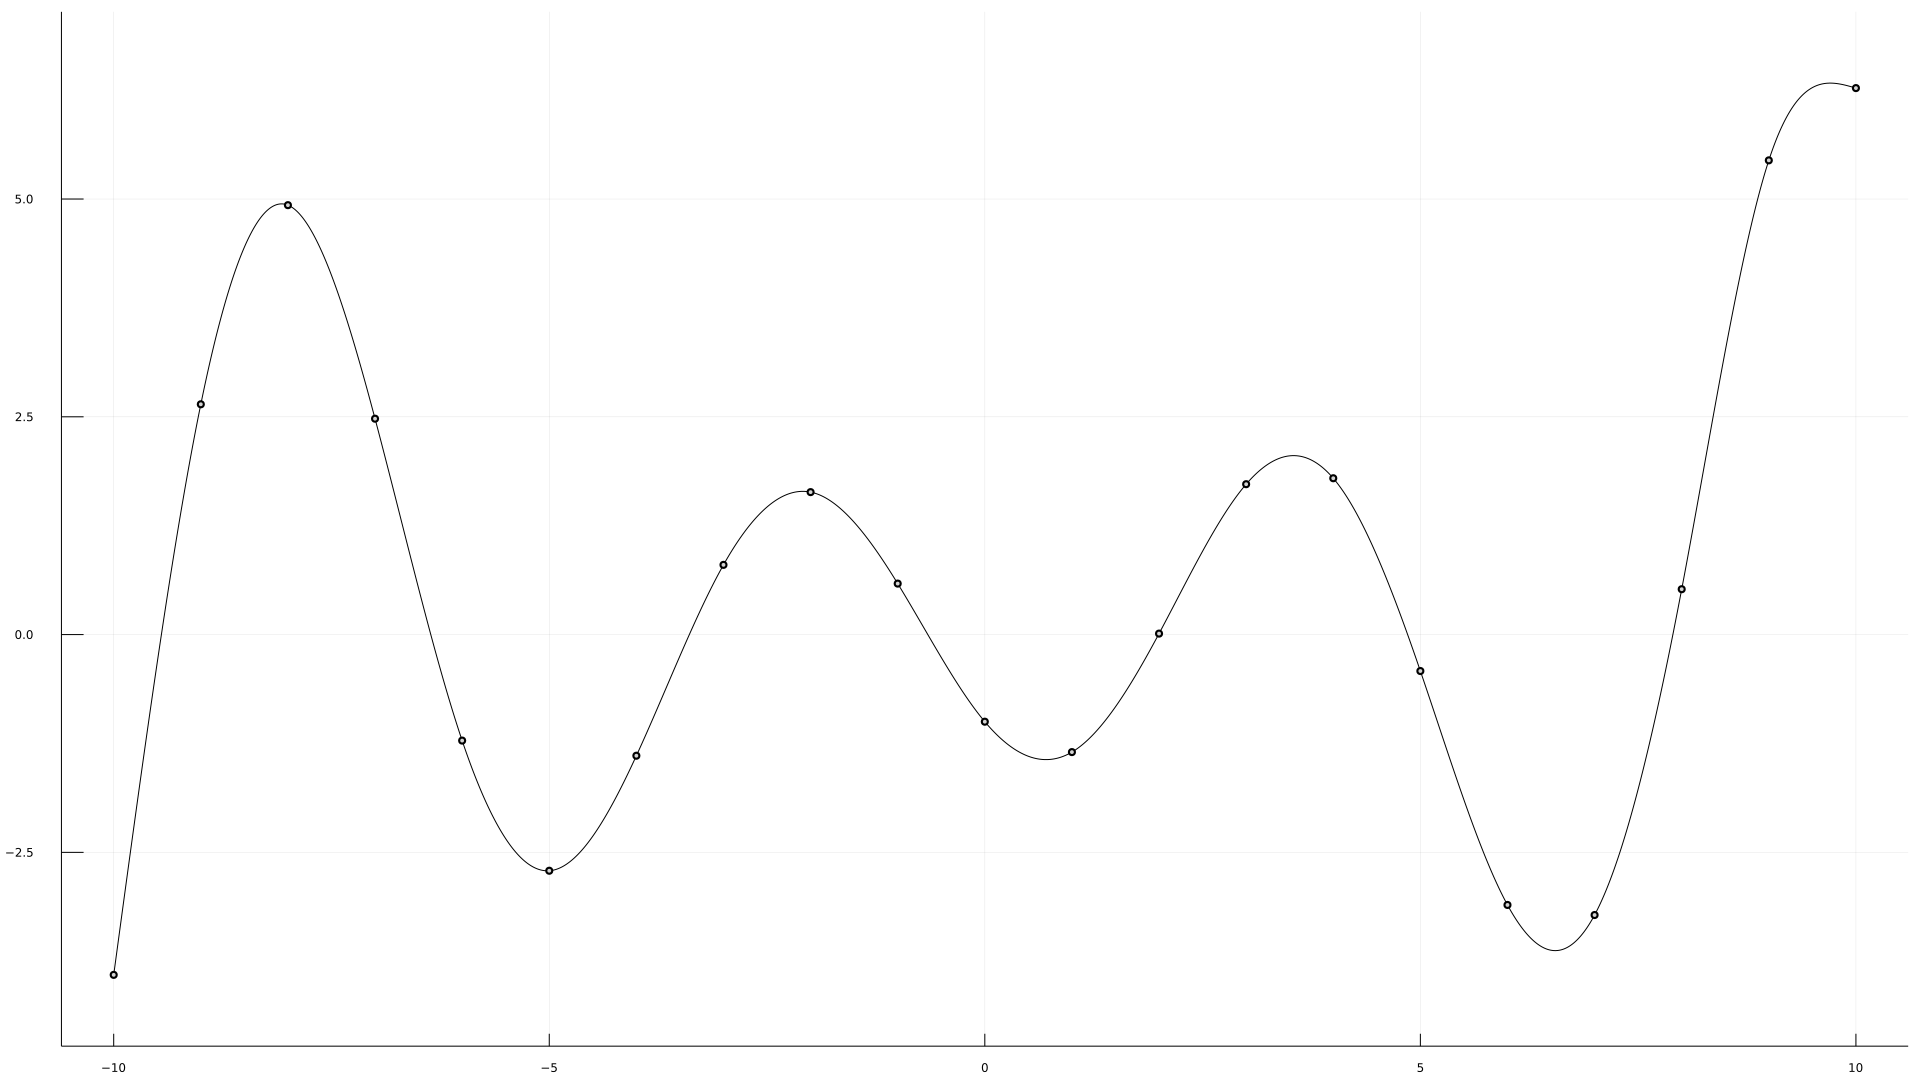

Recreate this plot in Julia.
using Plots
gr(size=(800,400))

function Splines_cubicas_naturais(x,y)
    n = length(x) - 1
    a = copy(y)
    h = zeros(n)
    α = zeros(n)
    for i = 1:n
        h[i] = x[i+1] - x[i]
        if i >= 2
            α[i] = 3*(a[i+1] - a[i])/h[i] - 3*(a[i] - a[i-1])/h[i-1]
        end
    end
    l, μ, z = zeros(n+1), zeros(n), zeros(n+1)
    l[1] = 1
    for i = 2:n
        l[i] = 2*(x[i+1] - x[i-1]) - h[i-1]*μ[i-1]
        μ[i] = h[i]/l[i]
        z[i] = (α[i] - h[i-1]*z[i-1])/l[i]
    end
    l[n+1] = 1
    c = zeros(n+1)
    b = zeros(n)
    d = zeros(n)
    for i = n:-1:1
        c[i] = z[i] - μ[i]*c[i+1]
        b[i] = (a[i+1] - a[i])/h[i] - h[i]*(c[i+1] + 2*c[i])/3
        d[i] = (c[i+1] - c[i])/(3*h[i])
    end
    #plot
    #Sj(x) = aj + bj(x - xj) + cj(x - xj)^2 + dj(x - xj)^3
    for i = 1:n
        f(o) = a[i] + b[i]*(o - x[i]) + c[i]*(o - x[i])^2 + d[i]*(o - x[i])^3
        s = range(x[i],x[i+1]; length=100)
        if i == 1
            plot(f,s, c=:black,leg=false)
        else
            plot!(f,s, c=:black,leg=false)
        end
    end
    scatter!(x, a, c=:lightgray, aspect_ratio=:equal,leg=false)
    savefig("Splines cubicas naturais.png")
end

